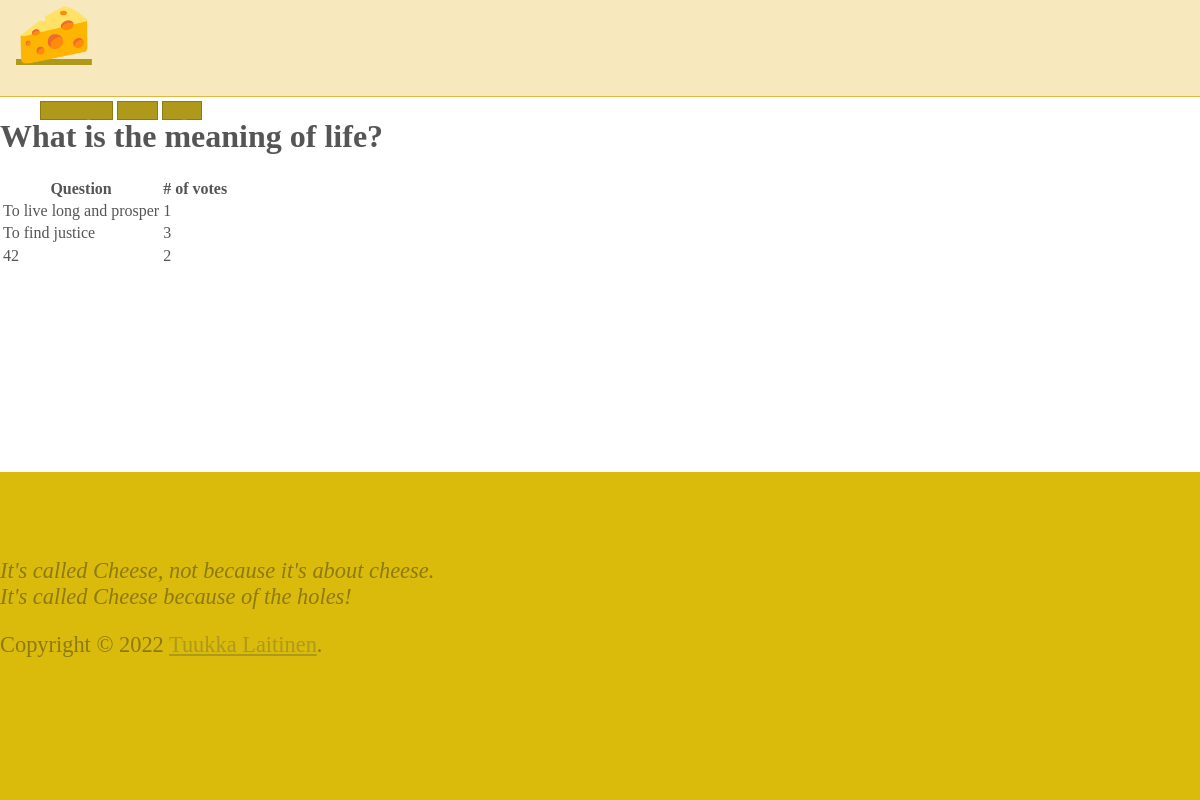
/2/results/, run on an earlier commit of the app's database.
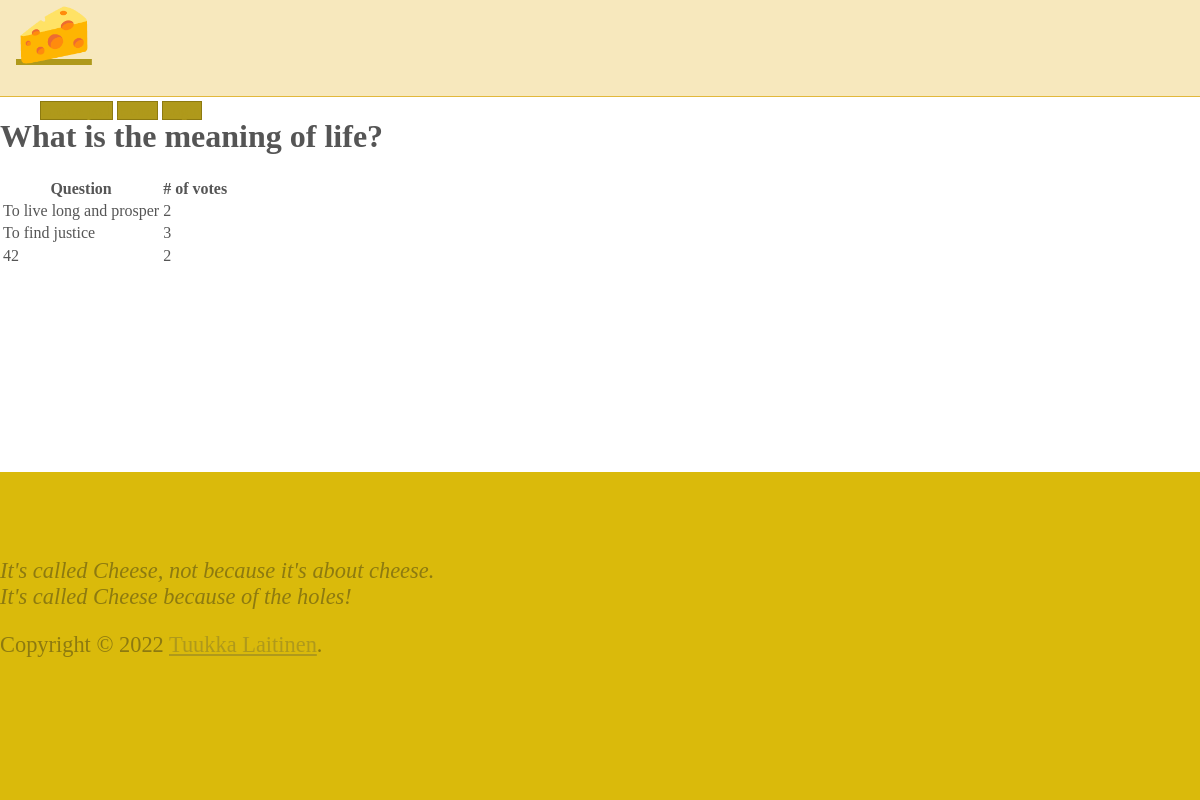
And on a later commit of the database.
### polls/models.py (models this page shows, shortened)
class Choice(models.Model):
	question = models.ForeignKey(Question, on_delete=models.CASCADE)
	choice_text = models.CharField(max_length=200)
	votes = models.IntegerField(default=0)

### polls/views.py (the view)
# urls.py: path('<int:question_id>/results/', views.results, name='results'),
def results(request, question_id):
	question = get_object_or_404(Question, pk=question_id)
	return render(request, 'polls/results.html', {'question': question})

### polls/templates/polls/results.html
{% extends 'base.html' %}
{% block content %}
<h1>{{ question.question_text }}</h1>
{% if question.choice_set.count > 0 %}
<table>
    <thead>
        <tr>
            <th>Question</th>
            <th># of votes</th>
        </tr>
    </thead>
    <tbody>
    {% for choice in question.choice_set.all %}
        <tr>
            <td>{{ choice.choice_text }}</td>
            <td>{{ choice.votes }}</td>
        </tr>
    {% endfor %}
    </tbody>
</table>
{% else %}
<p>No choices for this question</p>
{% endif %}
{% endblock %}

What changed in the data, as far as the page shows it:
changed Choice "To live long and prosper": votes "1" → "2"
